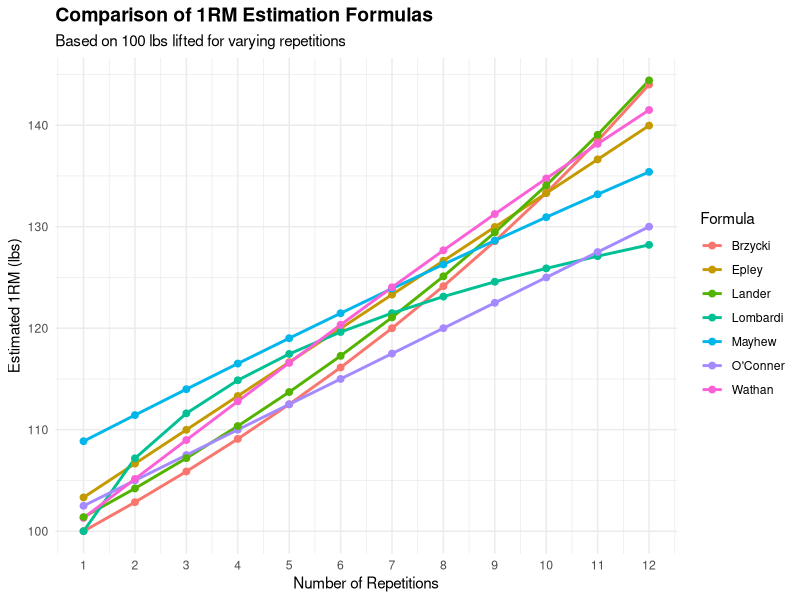
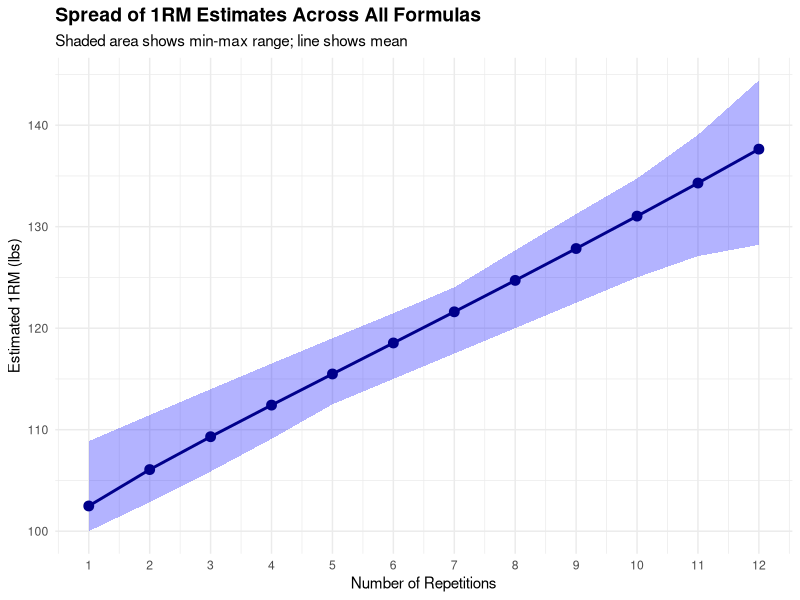

Write R code to recreate these figures, in order.
# One Repetition Maximum (1RM) Estimation Formulas
# Tidyverse implementation
# Each formula estimates 1RM based on weight lifted and repetitions completed

library(tidyverse)

# Brzycki Formula (1993)
# One of the most popular and widely validated formulas
# Formula: 1RM = weight × (36 / (37 - reps))
e1rm_brzycki <- function(weight, reps) {
  weight * (36 / (37 - reps))
}

# Epley Formula (1985)
# Very popular, especially for moderate rep ranges
# Formula: 1RM = weight × (1 + 0.0333 × reps)
e1rm_epley <- function(weight, reps) {
  weight * (1 + 0.0333 * reps)
}

# Lombardi Formula (1989)
# Uses a non-linear exponential approach
# Formula: 1RM = weight × reps^0.1
e1rm_lombardi <- function(weight, reps) {
  weight * (reps^0.1)
}

# Mayhew et al. Formula (1992)
# Based on exponential regression, works well for moderate reps
# Formula: 1RM = (100 × weight) / (52.2 + 41.9 × e^(-0.055 × reps))
e1rm_mayhew <- function(weight, reps) {
  (100 * weight) / (52.2 + 41.9 * exp(-0.055 * reps))
}

# O'Conner et al. Formula (1989)
# Similar to Epley but assumes ~2.5% per additional rep
# Formula: 1RM = weight × (1 + 0.025 × reps)
e1rm_oconner <- function(weight, reps) {
  weight * (1 + 0.025 * reps)
}

# Wathan Formula (1994)
# Exponential formula that performs well across rep ranges
# Formula: 1RM = (100 × weight) / (48.8 + 53.8 × e^(-0.075 × reps))
e1rm_wathan <- function(weight, reps) {
  (100 * weight) / (48.8 + 53.8 * exp(-0.075 * reps))
}

# Lander Formula (1985)
# Linear formula, works well for low to moderate reps
# Formula: 1RM = (100 × weight) / (101.3 - 2.67123 × reps)
e1rm_lander <- function(weight, reps) {
  (100 * weight) / (101.3 - 2.67123 * reps)
}

# Example usage and comparison
# Create a dataset with different weight/rep combinations
example_data <- tibble(
  weight = c(100, 100, 100, 100, 100, 225, 225, 225),
  reps = c(1, 3, 5, 8, 10, 3, 5, 8)
)

# Apply all formulas to the dataset
results <- example_data %>%
  mutate(
    brzycki = e1rm_brzycki(weight, reps),
    epley = e1rm_epley(weight, reps),
    lombardi = e1rm_lombardi(weight, reps),
    mayhew = e1rm_mayhew(weight, reps),
    oconner = e1rm_oconner(weight, reps),
    wathan = e1rm_wathan(weight, reps),
    lander = e1rm_lander(weight, reps)
  )

# View the results
print(results)

# Calculate the mean and standard deviation across formulas for each row
results_summary <- results %>%
  rowwise() %>%
  mutate(
    mean_e1rm = mean(c(
      brzycki,
      epley,
      lombardi,
      mayhew,
      oconner,
      wathan,
      lander
    )),
    sd_e1rm = sd(c(brzycki, epley, lombardi, mayhew, oconner, wathan, lander)),
    cv_e1rm = (sd_e1rm / mean_e1rm) * 100 # Coefficient of variation
  ) %>%
  ungroup()

print(results_summary)

# Create a visualization comparing formulas across different rep ranges
comparison_data <- tibble(
  reps = rep(1:12, 7),
  weight = 100
) %>%
  mutate(
    formula = rep(
      c(
        "Brzycki",
        "Epley",
        "Lombardi",
        "Mayhew",
        "O'Conner",
        "Wathan",
        "Lander"
      ),
      each = 12
    ),
    e1rm = case_when(
      formula == "Brzycki" ~ e1rm_brzycki(weight, reps),
      formula == "Epley" ~ e1rm_epley(weight, reps),
      formula == "Lombardi" ~ e1rm_lombardi(weight, reps),
      formula == "Mayhew" ~ e1rm_mayhew(weight, reps),
      formula == "O'Conner" ~ e1rm_oconner(weight, reps),
      formula == "Wathan" ~ e1rm_wathan(weight, reps),
      formula == "Lander" ~ e1rm_lander(weight, reps)
    )
  )

# Plot the comparison
ggplot(comparison_data, aes(x = reps, y = e1rm, color = formula)) +
  geom_line(linewidth = 1) +
  geom_point(size = 2) +
  labs(
    title = "Comparison of 1RM Estimation Formulas",
    subtitle = "Based on 100 lbs lifted for varying repetitions",
    x = "Number of Repetitions",
    y = "Estimated 1RM (lbs)",
    color = "Formula"
  ) +
  theme_minimal() +
  theme(
    plot.title = element_text(face = "bold", size = 14),
    legend.position = "right"
  ) +
  scale_x_continuous(breaks = 1:12)

# Calculate and visualize the spread between formulas
spread_data <- comparison_data %>%
  group_by(reps) %>%
  summarise(
    min_e1rm = min(e1rm),
    max_e1rm = max(e1rm),
    spread = max_e1rm - min_e1rm,
    mean_e1rm = mean(e1rm)
  )

ggplot(spread_data, aes(x = reps)) +
  geom_ribbon(
    aes(ymin = min_e1rm, ymax = max_e1rm),
    alpha = 0.3,
    fill = "blue"
  ) +
  geom_line(aes(y = mean_e1rm), color = "darkblue", linewidth = 1) +
  geom_point(aes(y = mean_e1rm), color = "darkblue", size = 3) +
  labs(
    title = "Spread of 1RM Estimates Across All Formulas",
    subtitle = "Shaded area shows min-max range; line shows mean",
    x = "Number of Repetitions",
    y = "Estimated 1RM (lbs)"
  ) +
  theme_minimal() +
  theme(plot.title = element_text(face = "bold", size = 14)) +
  scale_x_continuous(breaks = 1:12)
